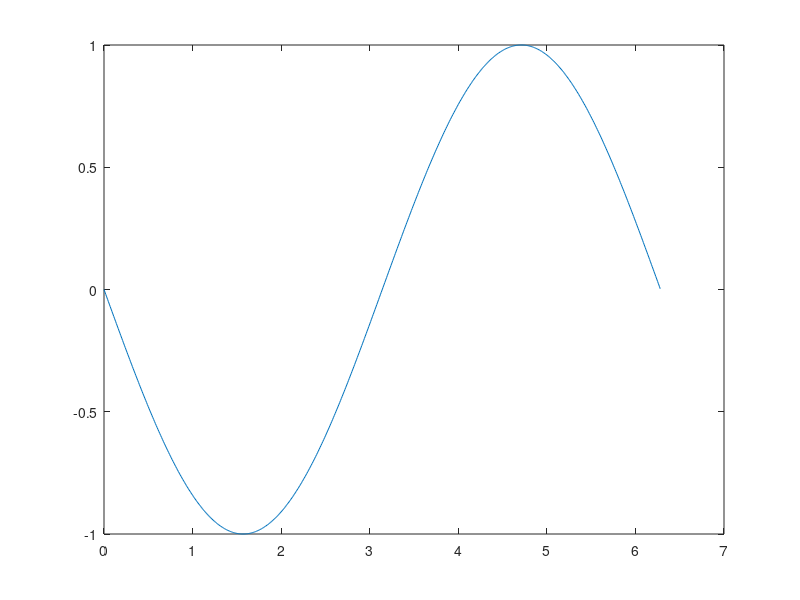
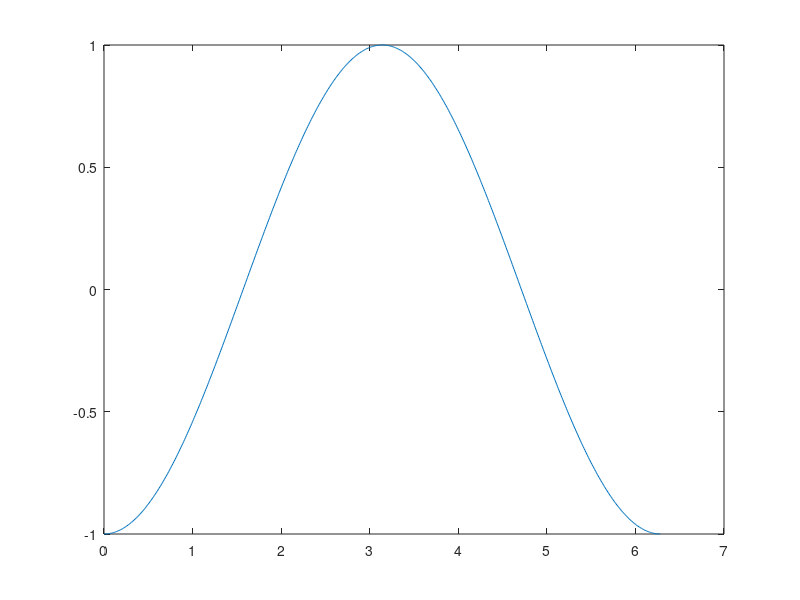
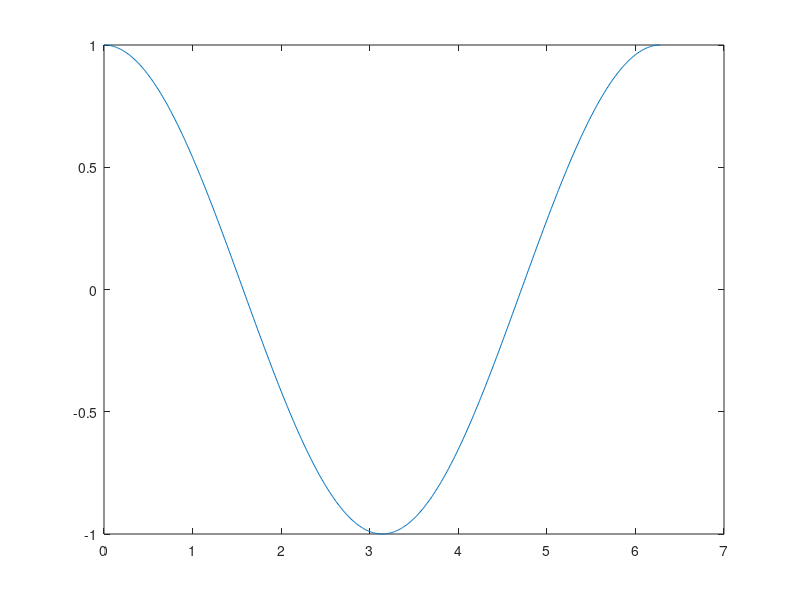

Reproduce these figures in MATLAB, in order. (Note: this script raises an error after producing the figures.)
%
% GRAPHICS
%
% Now we'll deal with the most basic graphics command:
% 'plot' simply plots a function, with x and y axes.
%

doc plot

%
% First we create the x vector
%

x = 0:0.01:2*pi;


% 
% Then we create the function of x (in this case - sine)
%

y = sin(x);

%
% Now we plot
%

plot (x,y)

%
% To the basic figure we can add a title (above the figure)
%
title('Sine Wave');

%
% We can also plot two functions on the same axes. In this
% case matlab plots each one with a different colour.
%

z = cos(x);
plot (x,y,x,z)
title ('Sine and cosine waves')

% 
% If, like in the example, the two functions are based
% on the same vector of x values, we can merge them
% into a matrix.
%
%
% One of the dimensions has to agree, so matlab will
% know how to plot it. If none of the dimensions agrees, 
% it will be considered an error.
%

yz = [y;z];
plot (x,yz);

%
% By an additional argument passed to 'plot', we can
% control the appearance of the line - the colour,
% the line style (solid, dashed, dotted etc.) and
% the marker (the shape that is displayed in the 
% discrete places.
%

plot (x,y,'g')		% Green line
plot (x,y,'k')		% Black line
plot (x,y,':')		% Dotted line (blue is the default color)
plot (x,y,'--')		% Dashed line
plot (x,y,'--r')	% Red dashed line
plot (x,y,'-.m')	% Magenta dash-dotted line
plot (x,y,'m-.')	% (the order doesn't matter)

%
% Now we'll plot only the first ten values, so
% we can see that matlab actually plots the marker
% in the discrete places, and connects it with straight
% lines.
%

plot (x(1:10),y(1:10),'o')	% Circle marker
plot (x(1:10),y(1:10),'d')	% 'Diamond' marker
plot (x(1:10),y(1:10),'dr')	% Red 'diamond' marker
plot (x(1:10),y(1:10),'hk')	% Black hexagonal marker

%
% We can also use the same ideas to plot two functions
% on the same axes, as we did before
%
plot (x(1:10),y(1:10),'hk',x(1:10),z(1:10),'sg')

%
% We can add labels to the axes
%

xlabel('X axis')
ylabel('Y axis')

%
% We can add a dotted grid to the plot
%

%
% We can add text at specific points in the plot
%
plot (x,y)
text(4,0.6,'sin(x)')

%
% The 'axis' command accepts a vector with 4 elements.
% The first two are the limits of the X-axis and
% the next two are those of the Y-axis.
% 

axis([0 2*pi -1.05 1.05])

%
% If we wish to control only the Y-axis we can
% do it with the 'ylim' command that accepts two
% values only, or the 'xlim' for the X-axis
%

ylim([-1.1 1.1])

% 
% If we want to let Matlab calculate again the 
% default axis we can use 'axis', 'xlim' or 'ylim',
% depending on the case, with the input 'auto'
%

axis('auto')

%
% If we need the Y-axis to be inverted, i.e.
% have the larger values at the bottom, we can
% do it with the command 'axis ij'
%

axis ij

%
% There are more interesting options to the function 'axis'
%

doc axis

%
% We can clear the figure window by using 'clf'
% (clear figure)
%

clf

%
% Every time we use 'plot', it clears the previous
% plot and draws a new one. We can prevent it by using
% the command 'hold on', which tells Matlab to leave
% the current plot on screen when the new command is
% issued. 'hold off' turns this behaviour off.
%

plot (x,y)
plot (x,z)
plot (x,y)
hold 
plot (x,z,'g')
hold
hold

%
% 'ishold' tells us whether we're in 'hold on'
% or 'hold off' status
%

ishold

hold
ishold

%
% 'close' closes the figure window
%

close

%
% The command 'figure' opens a new figure window
% where all the new graphics command will take place
%

figure
plot (x,y)
figure
plot (x,z)

%
% In order to switch between figure windows we can
% use 'figure(num)', to switch to figure window number 'num'.
%

figure(1)
plot (x,-y)
figure(2)
plot (x,-z)

%
% 'Switching' to a figure number that doesn't exist, creates
% the new figure window
%

figure(10)

%
% We can also plot many panels in the same window, using 
% the command subplot. Subplot accepts three numbers: 
% the first and second tell matlab into how many rows and 
% columns it should divide the current figure, and the third 
% number tells on which subplot to focus now (counting
% from left to write, and from top to bottom).
%
% So we'll demonstrate by plotting four plots that
% we'll prepare now.
%
% This is a chance to introduce the function 'linspace' 
% that prepares an evenly spaced vector with specified 
% starting and ending points, and length.
%

a = sin(2*x);
b = tan(x);

%
% Note carefully the use of subplot
%

doc subplot

subplot(2,2,1)
plot (x,y)
title('sin(x)')

subplot(2,2,2)
plot (x,z)
title('cos(x)')

subplot(223)
plot (x,a)
title('sin(2x)')

subplot(224)
plot (x,b)
title('tan(x)')

%
% If we use matlab's mechanism to plot
% several plots on the same axes, letting
% matlab assign the colour to each one,
% we can use the 'legend' function to 
% plot a legend ('mikra')
%

clf
plot (x,yz)
legend('sine','cosine')
clear
clf
clc



%
% Let's start playing with some data...
%

%
% The script temps.m (attached) prepares a vector called
% 'temperature' with temperatures from three 
% different places measured during a month.
%

load temps

%
% Let's plot the three temperatures
%

d = 1:31;
plot (d,temperature)
xlabel ('Day')
ylabel ('Temperature [C]')

%
% We can calculate the mean temperature
% at the three locations (like most similar
% functions, 'mean' calculates means of columns
% by default, but it can be changed - read 'doc mean')
%

avg_temp = mean(temperature);

%
% The following adds a dashed line for 
% each location, that shows the average temperature.
% There are many ways to do it, think for a
% moment to understand the way I chose to do it
%
% Note that the function 'repmat' replicates
% a matrix to build a larger one, according
% to the wanted number of replications.
% Read the 'doc'
%

hold 
doc repmat
plot ([1 31],repmat(avg_temp,2,1),'--')

%
% Here we calculate the median ('hetzion'),
% which is sometimes used instead of the mean.
% We plot it with a different line on the same plot.
%

median_temp = median(temperature);
plot ([1 31],repmat(median_temp,2,1),':')
